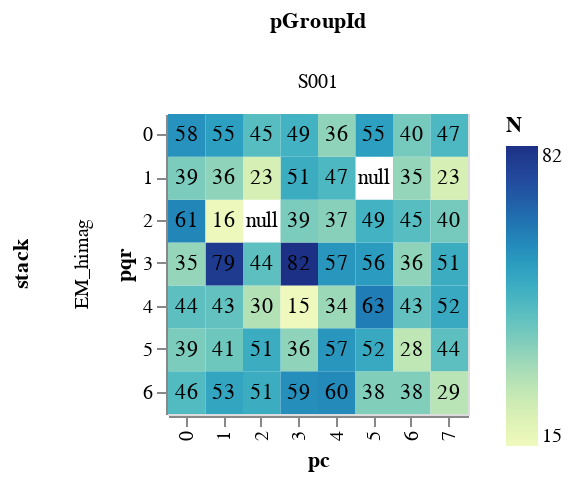

The cell this chart's notebook holds for it:
### Markdown cell above
#### North-South point matches

### Code cell
icatapi.plotting.plot_matches_within_section(df_matches,
                                             direction='north-south',
                                             width=150,
                                             height=150)
